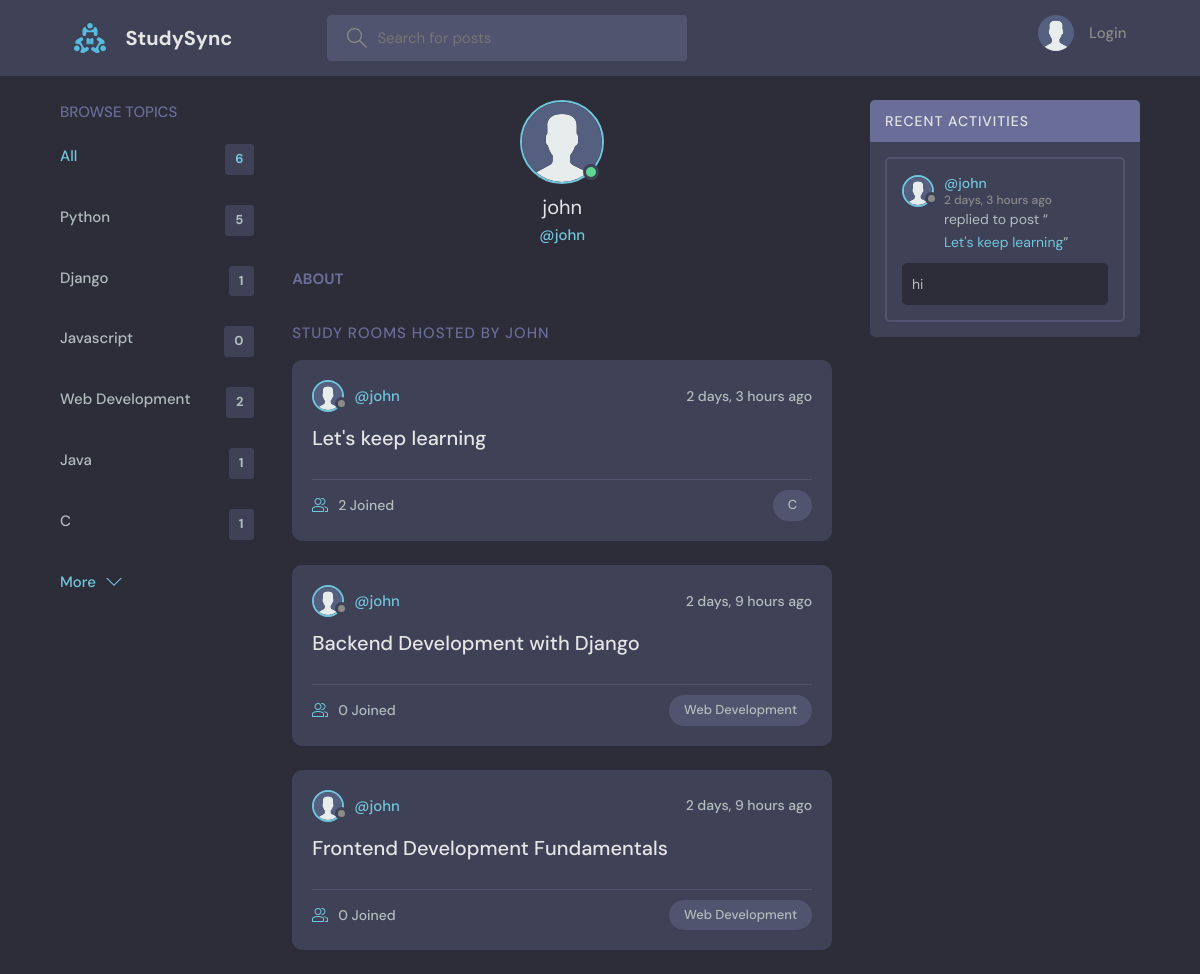
Screenshot of /profile/6/ with the database file from the repository.
### base/models.py (models this page shows, shortened)
class Topic(models.Model):
    name = models.CharField(max_length=200)  # Name of the topic

class Room(models.Model):
    host = models.ForeignKey(User, on_delete=models.SET_NULL, null=True)
    topic = models.ForeignKey(Topic, on_delete=models.SET_NULL, null=True)
    name = models.CharField(max_length=200)
    description = models.TextField(null=True, blank=True)
    participants = models.ManyToManyField(User, related_name='participants')
    updated = models.DateTimeField(auto_now=True)
    created = models.DateTimeField(auto_now_add=True)
    class Meta:
        ordering = ['-updated', '-created']
    def __str__(self):
        return self.name

class Message(models.Model):
    user = models.ForeignKey(User, on_delete=models.CASCADE)
    room = models.ForeignKey(Room, on_delete=models.CASCADE)
    body = models.TextField()
    updated = models.DateTimeField(auto_now=True)
    created = models.DateTimeField(auto_now_add=True)
    class Meta:
        ordering = ['-updated', '-created']

### base/views.py (the view)
# urls.py: path('profile/<str:pk>/', views.userProfile, name="user-profile"),  # URL for user profile page
def userProfile(request, pk):
    user = User.objects.get(id=pk)
    rooms = user.room_set.all()
    room_messages = user.message_set.all()
    topics = Topic.objects.all()
    context = {
        'user': user,                   # The current user
        'rooms': rooms,                 # Rooms associated with the user
        'room_messages': room_messages, # Messages sent by the user
        'topics': topics                # All topics
    }
    return render(request, 'base/profile.html', context)

### base/templates/base/profile.html (shortened to what this page needs)
{% extends 'main.html' %}
{% block content %}
{% load static %}
  <main class="profile-page layout layout--3">
    <div class="container">
      {% include 'base/topics_component.html' %}
      <div class="roomList">
        <div class="profile">
          <div class="profile__avatar">
            <div class="avatar avatar--large active">
              <img src="{% static 'images/avatar.svg' %}" />
            </div>
          </div>
          <div class="profile__info">
            <h3>{{user.username}}</h3>
            <p>@{{user.username}}</p>
          </div>
          <div class="profile__about">
            <h3>About</h3>
          </div>
        </div>
        <div class="roomList__header">
          <div>
            <h2>Study Rooms Hosted by {{user.username}}</a>
            </h2>
          </div>
        </div>
        {% include 'base/feed_component.html' %}
      </div>
      {% include 'base/activity_component.html' %}
    </div>
  </main>
  {% endblock %}

### base/templates/base/topics_component.html
<div class="topics">
   <div class="topics__header">
     <h2>Browse Topics</h2>
   </div>
   <ul class="topics__list">
      <li>
          <a href="{% url 'home' %}" class="active">All <span>{{topics.count}}</span></a>
      </li>
      {% for topic in topics %}
      <li>
          <a href="{% url 'home' %}?q={{topic.name}}">{{topic.name}}<span>{{topic.room_set.all.count}}</span></a>
      </li>
      {% endfor %}
  </ul>
   <a class="btn btn--link" href="{% url 'topics' %}">
     More
     <svg version="1.1" xmlns="http://www.w3.org/2000/svg" width="32" height="32" viewBox="0 0 32 32">
       <title>chevron-down</title>
       <path d="M16 21l-13-13h-3l16 16 16-16h-3l-13 13z"></path>
     </svg>
   </a>
 </div>

### base/templates/base/feed_component.html (shortened to what this page needs)
{% for room in rooms %}
{% load static %}
<div class="roomListRoom">
    <div class="roomListRoom__header">
        <a href="{% url 'user-profile' room.host.id %}" class="roomListRoom__author">
            <div class="avatar avatar--small">
                <img src="{% static 'images/avatar.svg' %}" />
            </div>
            <span>@{{room.host.username}}</span>
        </a>
        <div class="roomListRoom__actions">
            <span>{{room.created|timesince}} ago</span>
        </div>
    </div>
    <div class="roomListRoom__content">
        <a href="{% url 'room' room.id %}">{{room.name}}</a>
    </div>
    <div class="roomListRoom__meta">
        <a href="{% url 'room' room.id %}" class="roomListRoom__joined">
            {{room.participants.all.count}} Joined
        </a>
        <p class="roomListRoom__topic">{{room.topic.name}}</p>
    </div>
</div>
{% endfor %}

### base/templates/base/activity_component.html (shortened to what this page needs)
{% load static %}
<div class="activities">
   <div class="activities__header">
       <h2>Recent Activities</h2>
   </div>
   {% for message in room_messages %}
   <div class="activities__box">
       <div class="activities__boxHeader roomListRoom__header">
           <a href="{% url 'user-profile' message.user.id %}" class="roomListRoom__author">
               <div class="avatar avatar--small">
                   <img src="{% static 'images/avatar.svg' %}" />
               </div>
               <p>
                   @{{message.user.username}}
                   <span>{{message.created|timesince}} ago</span>
               </p>
           </a>
       </div>
       <div class="activities__boxContent">
           <p>replied to post “<a href="{% url 'room' message.room.id %}">{{message.room}}</a>”</p>
           <div class="activities__boxRoomContent">{{message.body}}</div>
       </div>
   </div>
   {% endfor %}
</div>

### rows the page displays
Topic: name "Python", room_set.all.count "5"
Topic: name "Django", room_set.all.count "1"
Topic: name "Javascript", room_set.all.count "0"
Topic: name "Web Development", room_set.all.count "2"
Topic: name "Java", room_set.all.count "1"
Topic: name "C", room_set.all.count "1"
Room: host.username "john", created "2 days, 3 hours", name "Let's keep learning", participants.all.count "2", topic.name "C"
Room: host.username "john", created "2 days, 9 hours", name "Backend Development with Django", participants.all.count "0", topic.name "Web Development"
Room: host.username "john", created "2 days, 9 hours", name "Frontend Development Fundamentals", participants.all.count "0", topic.name "Web Development"
Message: user.username "john", created "2 days, 3 hours", room "Let's keep learning", body "hi"

### other values shown
{{ topics.count }} "6"
{{ user.username }} "john"
{{ user.username }} "JOHN"
